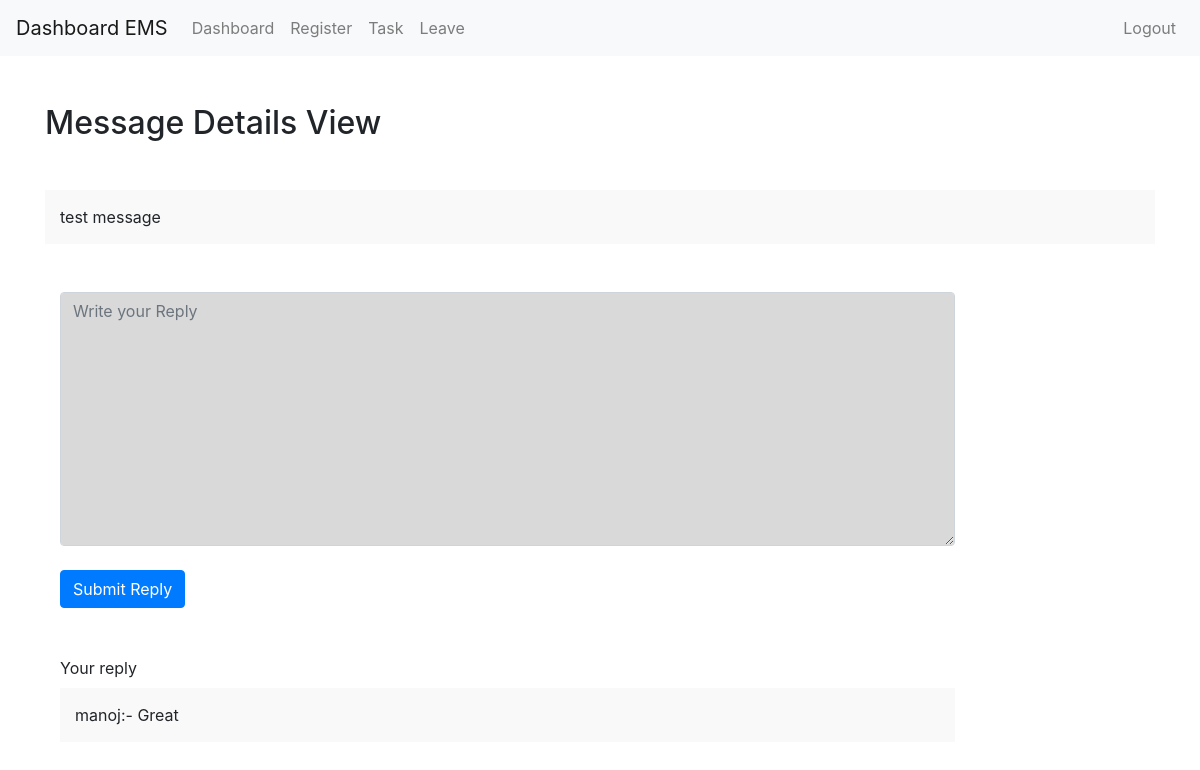
Page /admin/view-message.php?id=1 (signed in) on the committed database.
### tables this page shows
CREATE TABLE `task` (
  `t_id` int(255) NOT NULL,
  `task` varchar(10000) NOT NULL,
  `user_id` int(255) NOT NULL,
  `assigned_by` int(255) NOT NULL,
  `date_time` timestamp NOT NULL DEFAULT CURRENT_TIMESTAMP ON UPDATE CURRENT_TIMESTAMP
);

CREATE TABLE `task_reply` (
  `r_id` int(255) NOT NULL,
  `reply` text NOT NULL,
  `m_id` int(255) NOT NULL,
  `reply_by` int(255) NOT NULL,
  `date_time` timestamp NOT NULL DEFAULT CURRENT_TIMESTAMP ON UPDATE CURRENT_TIMESTAMP
);

CREATE TABLE `users` (
  `user_id` int(255) NOT NULL,
  `name` varchar(1000) NOT NULL,
  `email` varchar(1000) NOT NULL,
  `password` varchar(1000) NOT NULL,
  `department` varchar(1000) NOT NULL,
  `role` varchar(100) NOT NULL,
  `created_on` timestamp NOT NULL DEFAULT CURRENT_TIMESTAMP ON UPDATE CURRENT_TIMESTAMP
);

### admin/view-message.php (the view, shortened to what this page needs)
<?php
include '../auth/auth.php';
include 'header.php';
?>
<div class="admin-dashboard">
	<div class="container">
			<h2 class="mt-5 mb-5">Message Details View</h2>
			<?php
				$m_id = $_GET['id'];
				$query= "Select * from task where t_id= '".  $m_id."'";
				$res= mysqli_query($conn, $query);
				$row= mysqli_fetch_array($res);
			 ?>
			 <div class="message-view  mb-5" style="background-color: #f9f9f9;padding: 15px;">
			 	<?php echo $row['task']; ?>
			 </div>
			 <div class="reply-message">
			 	<div class="col-md-10">
			 		<form action="" method="POST">
			 			<textarea class="form-control" name="m_reply" rows="10" placeholder="Write your Reply" style="width: 100%; background-color: #d9d9d9;"></textarea>
			 			<button type="submit" class="btn btn-primary mt-4">Submit Reply</button>
			 		</form>
			 	</div>
			 </div>
			 <div class="your-reply mt-5 mb-5">
			 	<div class="col-md-10">
			 	<label>Your reply</label>
			 	<?php
				 $query2= "select * from `task_reply` join `users` on `users`.`user_id`=`task_reply`.`reply_by` where m_id= '".$m_id."' ";
				$res2= mysqli_query($conn, $query2);
					while ( $row2= mysqli_fetch_array($res2)) {
						?>
						  <div class="message-view  mb-2" style="background-color: #f9f9f9;padding: 15px;">
						 	<?php echo $row2['name'] .':- 	'. $row2['reply'];
						 	 ?>
						 </div>
						<?php
					 }
				 ?>
				 </div>
			 </div>
	</div>
</div>
<?php
include '../footer.php';
?>

### rows in the picture
task: task "test message"
task_reply: users.name "manoj", reply "Great"
